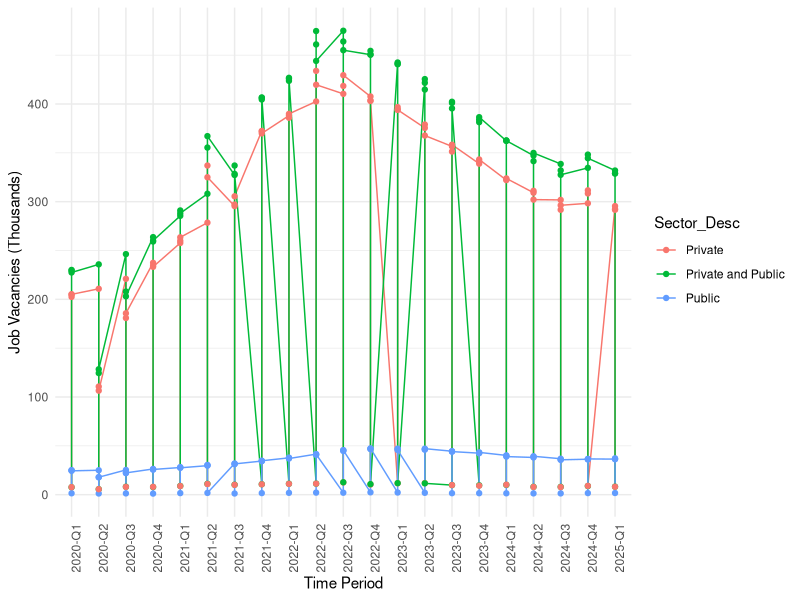

Write R code to recreate this figure.
## ---- chunk 1
#| echo: FALSE
#| message: FALSE
#| warning: FALSE

library(tidyverse)
library(knitr)
library(ggplot2)
## ---- chunk 2
#| label: tbl-preview-data 
#| tbl-cap: "The Preview of The Job Vacancies Dataset"

job_vacancies <- read_csv("data/job_vacancies_data.csv")
## ---- chunk 3
#| label: fig-trend-sector
#| fig-cap: "Job Vacancies Trend by Sector"

#Plot job vacancies trends by sector
ggplot(job_vacancies, aes(x = TIME_PERIOD, y = OBS_VALUE, color = Sector_Desc, group = Sector_Desc)) +
  geom_line() +
  geom_point() +
  labs(
    x = "Time Period",
    y = "Job Vacancies (Thousands)"
  ) +
  theme_minimal()  +
  theme(
    axis.text.x = element_text(angle = 90, hjust = 1)  # Makes the x-axis labels vertical
)
